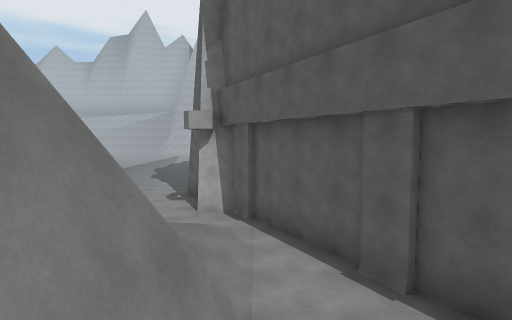
View 1 (above)

24 first-person views from a walk through a Unity game level. The camera is 1.4 m above the floor, tilts 4° down and sees 80° across. The floor is counted in squares, 2 m on a side. Each view is taken from the middle of a square. On the plan, view 1 faces up. The plan holds only what a view shows up to about 10 squares ahead; the rest is blank. The place goes on beyond the plan. The player character is not drawn. Some animated figures are not drawn.

View 2
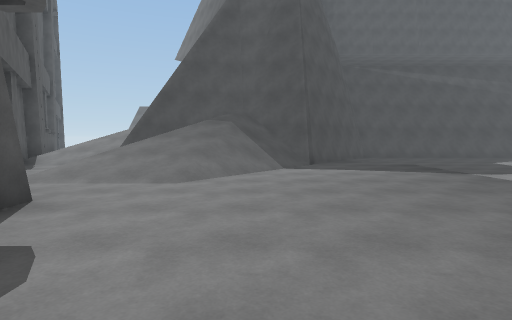

View 3
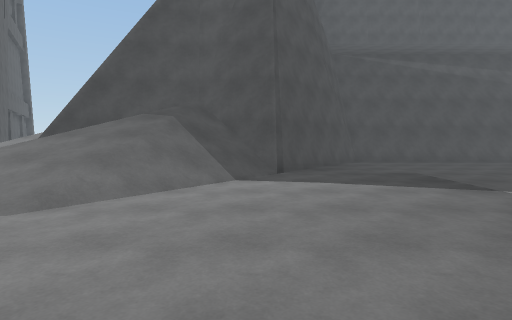

View 4
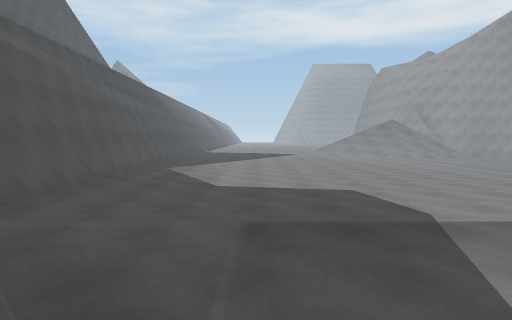

View 5
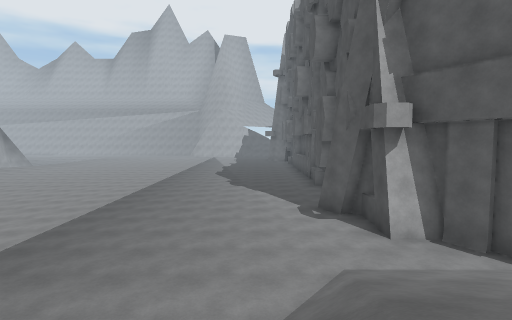

View 6
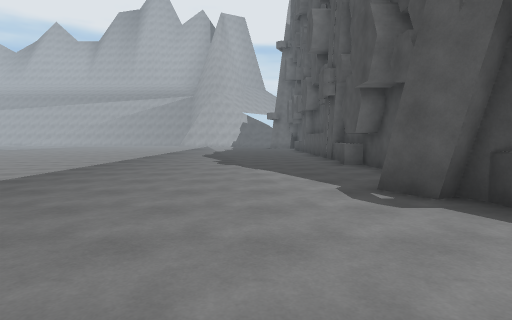

View 7
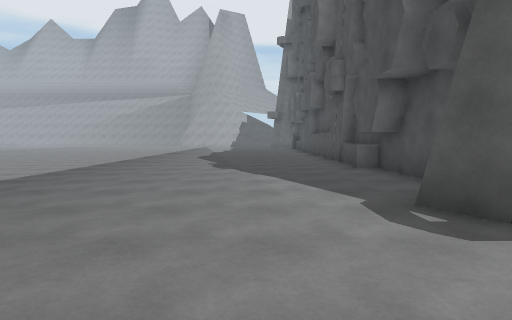

View 8
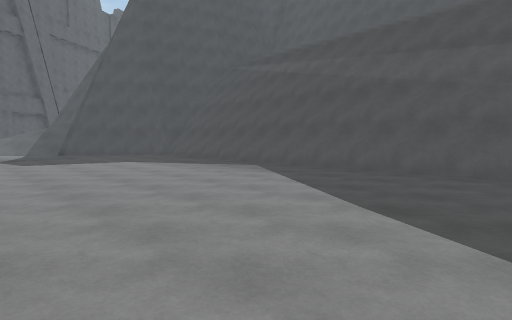

View 9
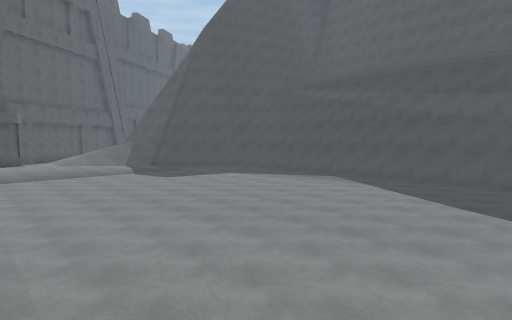

View 10
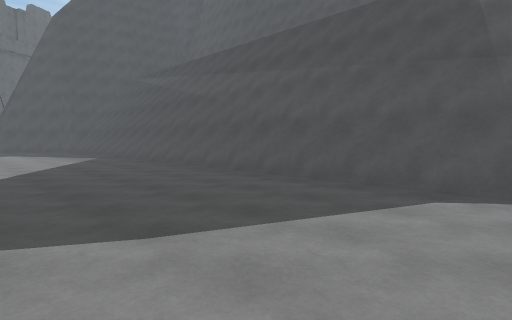

View 11
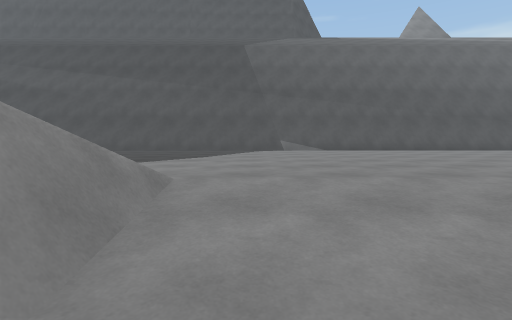

View 12
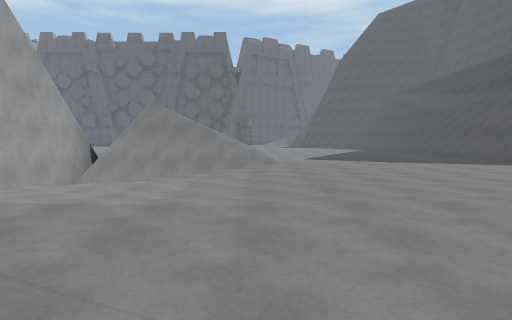

View 13
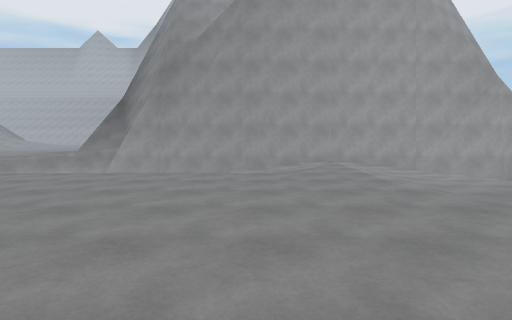

View 14
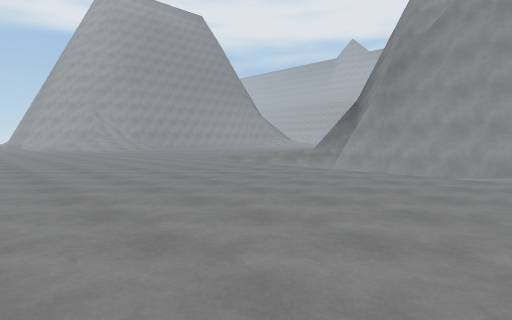

View 15
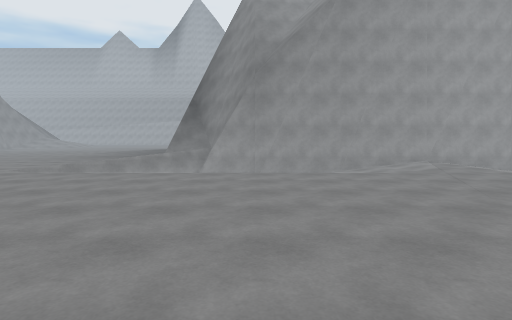

View 16
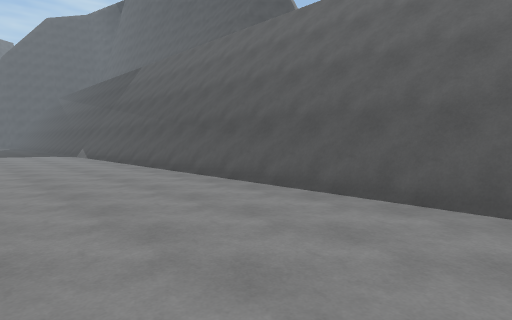

View 17
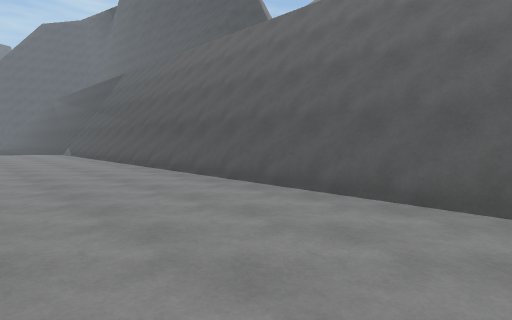

View 18
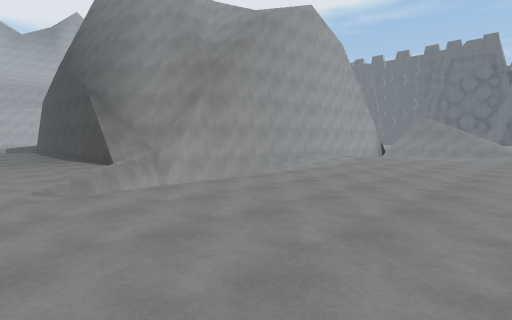

View 19
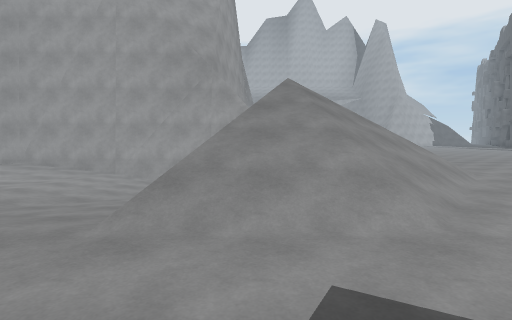

View 20
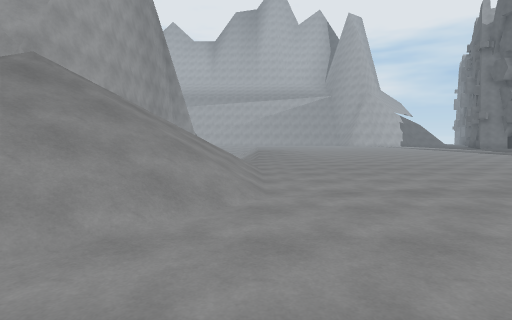

View 21
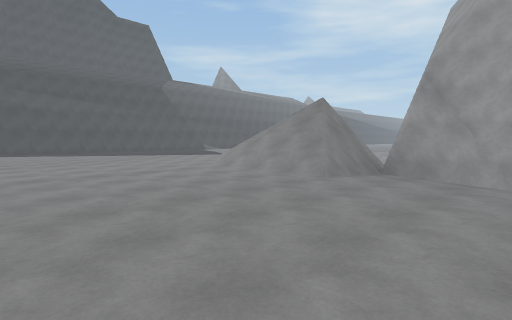

View 22
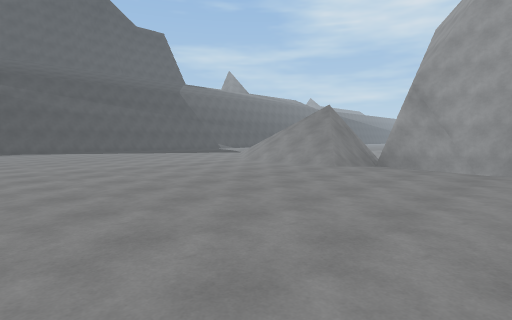

View 23
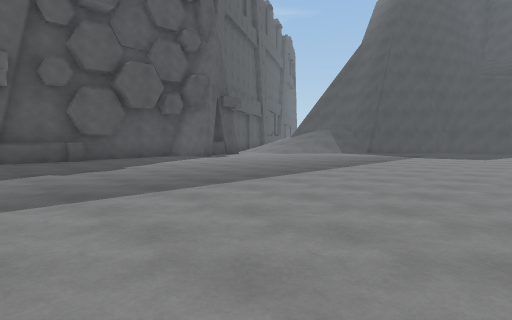

View 24
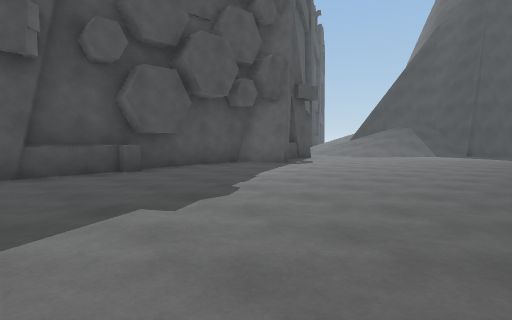

### Floor plan
Key: @ floor where view 1 was taken; # wall or solid block; . floor; / step, stairs or slope; = window, fence, low wall or low ledge; ^ raised ledge; v drop or lower ground.
Columns run from 41 left of view 1 to 2 right of it. Each row starts with its distance up from view 1.
 17  ..                     ................#
 16  ..#^                 /.................#
 15  ..##^            ^  /..................#
 14  ..=#^            ^=//..................#
 13 ...==^^^^^^^^^^^^^^#// .................#
 12 ../=/   ///./////=^==//.................#
 11 ..=/    ///.//// ==v///.................#
 10 .#/      //./////=v////................##
  9 ./////////../////=v///..................#
  8 ..............///v////..................##
  7 ..............///=///....................##
  6 ......................................////#
  5 ...................................../////##
  4 ...................................../////.#
  3 ....................................////////
  2 ...................................##//=#//v
  1 ..................................## ^^^^/v
  0 ..................................^      @
 -1 ###########################^^#####

Positions as (right, up) in squares from view 1, and headings:
1: (0, 0), facing up
2: (-4, 11), facing down
3: (-5, 9), facing down
4: (-5, 3), facing left
5: (-4, 2), facing up
6: (-4, 6), facing up
7: (-4, 7), facing up
8: (-20, 6), facing down-right
9: (-20, 10), facing down-right
10: (-26, 4), facing down-right
11: (-25, 9), facing down
12: (-33, 7), facing right
13: (-32, 3), facing up
14: (-31, 3), facing up-left
15: (-35, 3), facing up
16: (-39, 3), facing down-right
17: (-41, 3), facing down-right
18: (-41, 5), facing up-right
19: (-23, 4), facing up
20: (-19, 6), facing up
21: (-14, 16), facing down-left
22: (-12, 17), facing down-left
23: (-12, 17), facing down-right
24: (-8, 17), facing down-right
